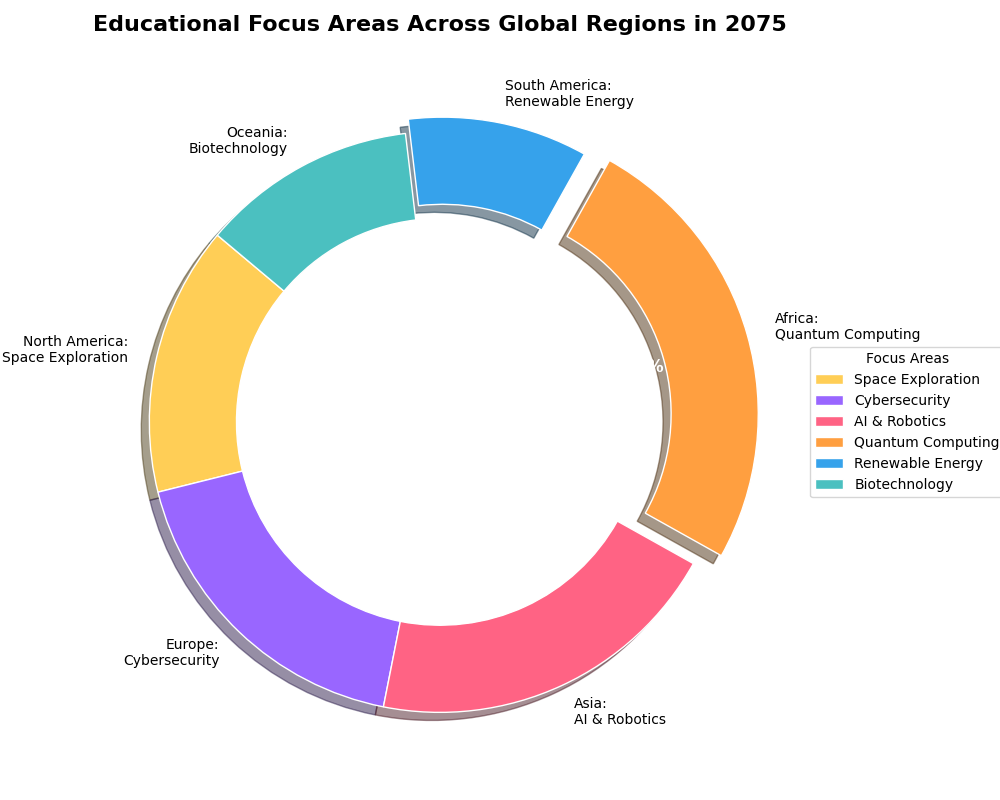

The script that drew this image:
import matplotlib.pyplot as plt
import numpy as np

# Data for educational focuses in different regions
regions = ['North America', 'Europe', 'Asia', 'Africa', 'South America', 'Oceania']
educational_focuses = ['Space Exploration', 'Cybersecurity', 'AI & Robotics', 'Quantum Computing', 'Renewable Energy', 'Biotechnology']  # Changed order
percentages = [15, 18, 20, 25, 10, 12]  # Altered percentages to match shuffled educational focuses

# Colors for each sector
colors = ['#FFCE56', '#9966FF', '#FF6384', '#FF9F40', '#36A2EB', '#4BC0C0']

# Exploding the largest and smallest sectors for emphasis
explode = [0.1 if perc == max(percentages) else 0.05 if perc == min(percentages) else 0 for perc in percentages]

# Create a figure and a single subplot
fig, ax = plt.subplots(figsize=(10, 8), subplot_kw=dict(aspect="equal"))

# Pie chart plotting
wedges, texts, autotexts = ax.pie(
    percentages,
    explode=explode,
    labels=None,
    colors=colors,
    autopct='%1.1f%%',
    startangle=140,
    wedgeprops=dict(width=0.3, edgecolor='w'),
    shadow=True
)

# Annotating each wedge with the region labels
for i, text in enumerate(texts):
    txt = f"{regions[i]}:\n{educational_focuses[i]}"
    text.set_text(txt)
    text.set_size(10)
    text.set_color('black')

# Customizing the inner text percentages
plt.setp(autotexts, size=12, weight='bold', color='white')

# Adding center circle for the donut shape
centre_circle = plt.Circle((0,0), 0.70, fc='white')
ax.add_artist(centre_circle)

# Title and context settings
ax.set_title("Educational Focus Areas Across Global Regions in 2075", fontsize=16, fontweight='bold', pad=20)

# Legend settings
ax.legend(wedges, educational_focuses, title="Focus Areas", loc="center left", bbox_to_anchor=(1, 0, 0.5, 1))

# Ensuring the layout is tight and neat
plt.tight_layout()

# Displaying the chart
plt.show()
